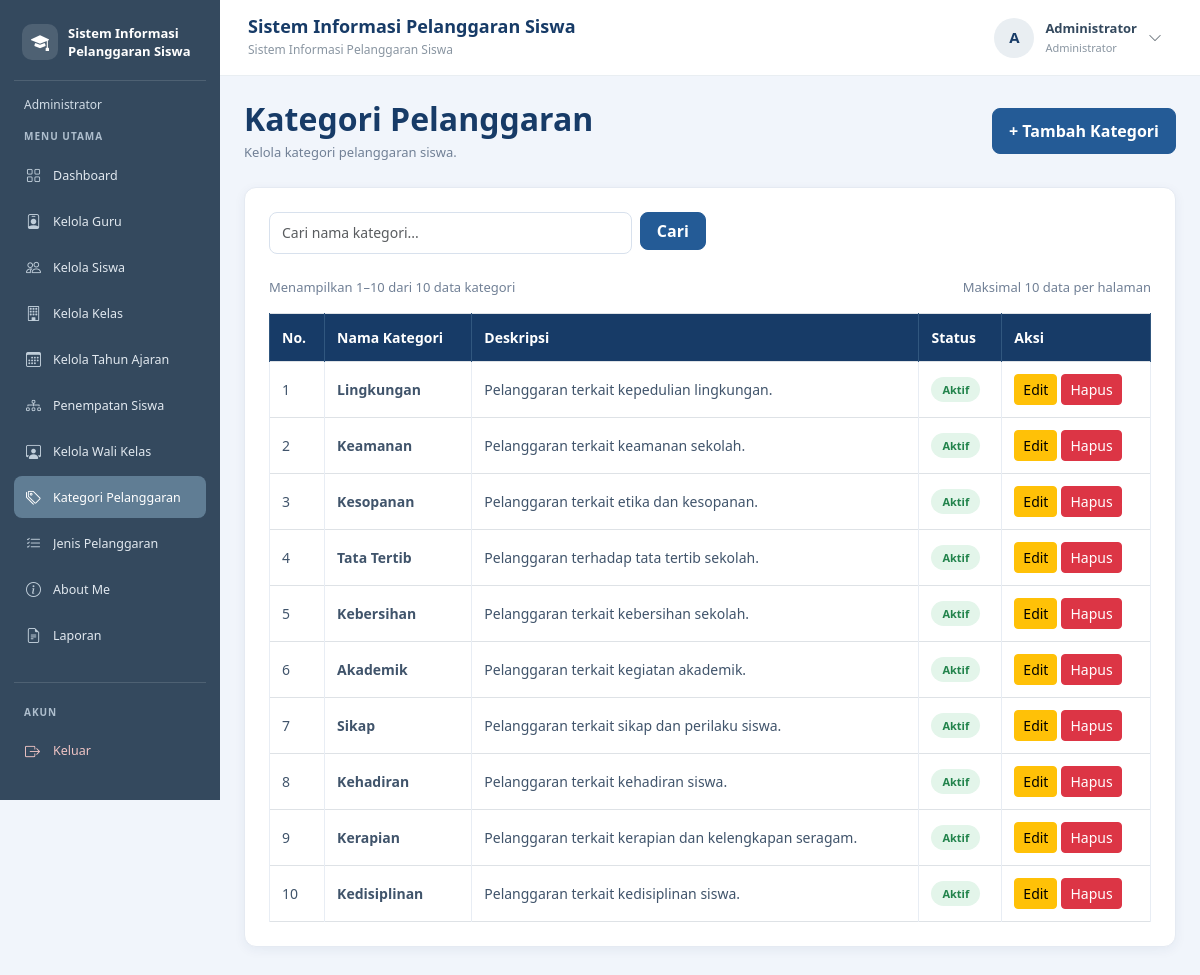
Screenshot of /kategori_pelanggaran.php (signed in) with the database file from the repository.
### tables this page shows
CREATE TABLE `t_pelanggaran_kategori` (
  `id` int(11) NOT NULL,
  `nama` varchar(100) NOT NULL,
  `deskripsi` text NOT NULL,
  `status_aktif` tinyint(1) NOT NULL,
  `created_at` timestamp NOT NULL DEFAULT current_timestamp(),
  `updated_at` timestamp NOT NULL DEFAULT current_timestamp()
);

### kategori_pelanggaran.php (the view, shortened to what this page needs)
<?php
include "config/koneksi.php";
function e($nilai)
{
    return htmlspecialchars((string)($nilai ?? ''), ENT_QUOTES, 'UTF-8');
}
$cari = trim($_GET['cari'] ?? '');
$batas = 10;
$halaman = max(1, (int)($_GET['halaman'] ?? 1));
$keyword = "%" . $cari . "%";
$sqlJumlah = "
    SELECT COUNT(*) AS total
    FROM t_pelanggaran_kategori
    WHERE nama LIKE ?
";
$stmtJumlah = mysqli_prepare($koneksi, $sqlJumlah);
mysqli_stmt_bind_param($stmtJumlah, "s", $keyword);
mysqli_stmt_execute($stmtJumlah);
$hasilJumlah = mysqli_stmt_get_result($stmtJumlah);
$totalData = (int)(mysqli_fetch_assoc($hasilJumlah)['total'] ?? 0);
$totalHalaman = max(1, (int)ceil($totalData / $batas));
$halaman = min($halaman, $totalHalaman);
$offset = ($halaman - 1) * $batas;
$sql = "
    SELECT id, nama, deskripsi, status_aktif
    FROM t_pelanggaran_kategori
    WHERE nama LIKE ?
    ORDER BY id DESC
    LIMIT ? OFFSET ?
";
$stmt = mysqli_prepare($koneksi, $sql);
mysqli_stmt_bind_param($stmt, "sii", $keyword, $batas, $offset);
mysqli_stmt_execute($stmt);
$dataKategori = mysqli_stmt_get_result($stmt);
?>
<!DOCTYPE html>
<html lang="id">
<head>
    <link href="https://cdn.jsdelivr.net/npm/bootstrap@5.3.8/dist/css/bootstrap.min.css" rel="stylesheet">
</head>
<body>
<?php include "includes/sidebar.php"; ?>
<?php include "includes/navbar.php"; ?>
<main class="konten-utama">
    <div class="d-flex flex-wrap justify-content-between align-items-center gap-3 mb-4">
        <div>
            <h2 class="judul-halaman">Kategori Pelanggaran</h2>
            <p class="deskripsi-halaman mb-0">
                Kelola kategori pelanggaran siswa.
            </p>
        </div>
        <a href="tambah_kategori_pelanggaran.php" class="btn btn-tambah">
            + Tambah Kategori
        </a>
    </div>
    <div class="card card-data">
        <div class="card-body p-3 p-md-4">
            <form method="GET" action="kategori_pelanggaran.php" class="row g-2 mb-4">
                <div class="col-md-6 col-lg-5">
                    <input
                        type="search"
                        name="cari"
                        class="form-control"
                        placeholder="Cari nama kategori..."
                        value="<?= e($cari); ?>"
                        autocomplete="off">
                </div>
                <div class="col-auto">
                    <button type="submit" class="btn btn-cari px-3">Cari</button>
                </div>
            </form>
            <div class="d-flex flex-wrap justify-content-between align-items-center gap-2 mb-3">
                <div class="info-data">
                    <?php if ($totalData > 0): ?>
                        Menampilkan <?= $offset + 1; ?>–<?= min($offset + $batas, $totalData); ?>
                        dari <?= $totalData; ?> data kategori
                    <?php else: ?>
                        Tidak ada data kategori
                    <?php endif; ?>
                </div>
                <div class="info-data">Maksimal <?= $batas; ?> data per halaman</div>
            </div>
            <div class="table-responsive">
                <table class="table table-bordered table-hover align-middle">
                    <thead>
                        <tr>
                            <th>No.</th>
                            <th>Nama Kategori</th>
                            <th>Deskripsi</th>
                            <th>Status</th>
                            <th>Aksi</th>
                        </tr>
                    </thead>
                    <tbody>
                    <?php if (mysqli_num_rows($dataKategori) > 0): ?>
                        <?php $no = $offset + 1; ?>
                        <?php while ($row = mysqli_fetch_assoc($dataKategori)): ?>
                            <tr>
                                <td><?= $no++; ?></td>
                                <td class="fw-semibold">
                                    <?= e($row['nama']); ?>
                                </td>
                                <td style="min-width: 220px; white-space: normal;">
                                    <?= e($row['deskripsi'] ?: '-'); ?>
                                </td>
                                <td>
                                    <?php if ((int)$row['status_aktif'] === 1): ?>
                                        <span class="badge badge-status badge-aktif">Aktif</span>
                                    <?php else: ?>
                                        <span class="badge badge-status badge-nonaktif">Tidak Aktif</span>
                                    <?php endif; ?>
                                </td>
                                <td>
                                    <div class="d-flex gap-1">
                                        <a href="edit_kategori_pelanggaran.php?id=<?= (int)$row['id']; ?>"
                                           class="btn btn-sm btn-warning">
                                            Edit
                                        </a>
                                        <form action="hapus_kategori_pelanggaran.php"
                                              method="POST"
                                              class="d-inline"
                                              onsubmit="return confirm('Yakin ingin menghapus kategori ini?');">
                                            <button type="submit" class="btn btn-sm btn-danger">
                                                Hapus
                                            </button>
                                        </form>
                                    </div>
                                </td>
                            </tr>
                        <?php endwhile; ?>
                    <?php endif; ?>
                    </tbody>
                </table>
            </div>
        </div>
    </div>
</main>
</body>
</html>

### kategori_pelanggaran.php (style rules this page uses)
body { margin: 0; background: #F1F5FB; }
.konten-utama { margin-left: 220px !important; width: calc(100% - 220px) !important; min-height: 100vh; padding: 100px 24px 30px; box-sizing: border-box; }
.konten-utama, .konten-utama * { box-sizing: border-box; }
.judul-halaman { color: #173B67; font-weight: 700; margin-bottom: 5px; }
.deskripsi-halaman, .info-data { color: #718096; font-size: 13px; }
.card-data { background: #fff; border: 1px solid #E5EAF2; border-radius: 12px; box-shadow: 0 3px 12px rgba(23, 59, 103, .06); }
.btn-tambah, .btn-cari { background: #245B96; border: 1px solid #245B96; color: #fff; border-radius: 8px; font-weight: 600; }
.btn-tambah { padding: 10px 16px; }
.form-control { min-height: 42px; border: 1px solid #D8E1ED; border-radius: 8px; font-size: 14px; }
.table { margin-bottom: 0; font-size: 14px; white-space: nowrap; }
.table thead th { background: #173B67; color: #fff; font-weight: 600; padding: 13px 12px; border-color: #31577F; }
.table tbody td { padding: 12px; color: #40546B; border-color: #E8EDF4; }
.badge-status { padding: 7px 11px; border-radius: 20px; font-size: 11px; font-weight: 600; }
.badge-aktif { background: #E3F5EA; color: #21834B; }

### rows the page displays
t_pelanggaran_kategori: nama "Lingkungan", deskripsi "Pelanggaran terkait kepedulian lingkungan.", status_aktif "Aktif"
t_pelanggaran_kategori: nama "Keamanan", deskripsi "Pelanggaran terkait keamanan sekolah.", status_aktif "Aktif"
t_pelanggaran_kategori: nama "Kesopanan", deskripsi "Pelanggaran terkait etika dan kesopanan.", status_aktif "Aktif"
t_pelanggaran_kategori: nama "Tata Tertib", deskripsi "Pelanggaran terhadap tata tertib sekolah.", status_aktif "Aktif"
t_pelanggaran_kategori: nama "Kebersihan", deskripsi "Pelanggaran terkait kebersihan sekolah.", status_aktif "Aktif"
t_pelanggaran_kategori: nama "Akademik", deskripsi "Pelanggaran terkait kegiatan akademik.", status_aktif "Aktif"
t_pelanggaran_kategori: nama "Sikap", deskripsi "Pelanggaran terkait sikap dan perilaku siswa.", status_aktif "Aktif"
t_pelanggaran_kategori: nama "Kehadiran", deskripsi "Pelanggaran terkait kehadiran siswa.", status_aktif "Aktif"
t_pelanggaran_kategori: nama "Kerapian", deskripsi "Pelanggaran terkait kerapian dan kelengkapan seragam.", status_aktif "Aktif"
t_pelanggaran_kategori: nama "Kedisiplinan", deskripsi "Pelanggaran terkait kedisiplinan siswa.", status_aktif "Aktif"

### other values shown
$labelRole "Administrator"
$menu[0] "Dashboard"
$menu[0] "Kelola Guru"
$menu[0] "Kelola Siswa"
$menu[0] "Kelola Kelas"
$menu[0] "Kelola Tahun Ajaran"
$menu[0] "Penempatan Siswa"
$menu[0] "Kelola Wali Kelas"
$menu[0] "Kategori Pelanggaran"
$menu[0] "Jenis Pelanggaran"
$menu[0] "About Me"
$menu[0] "Laporan"
$judulNavbar "Sistem Informasi Pelanggaran Siswa"
$inisial "A"
$namaPengguna "Administrator"
